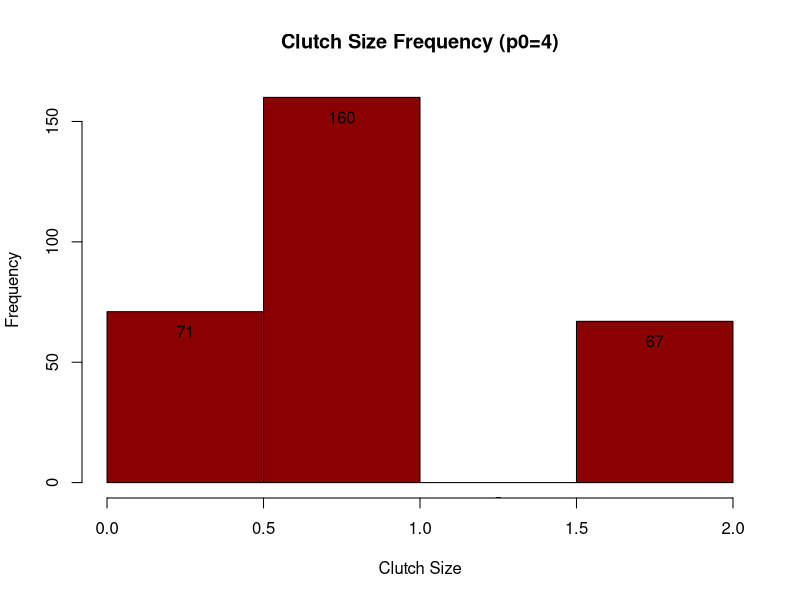
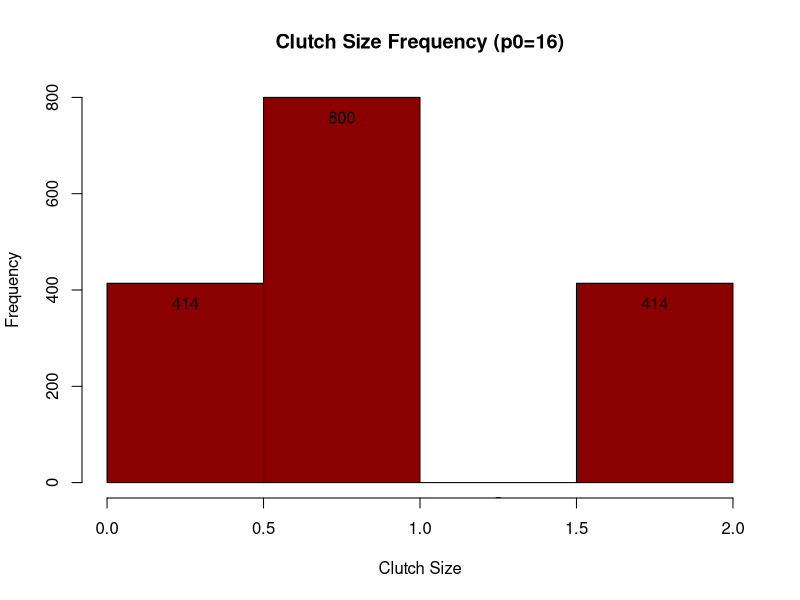
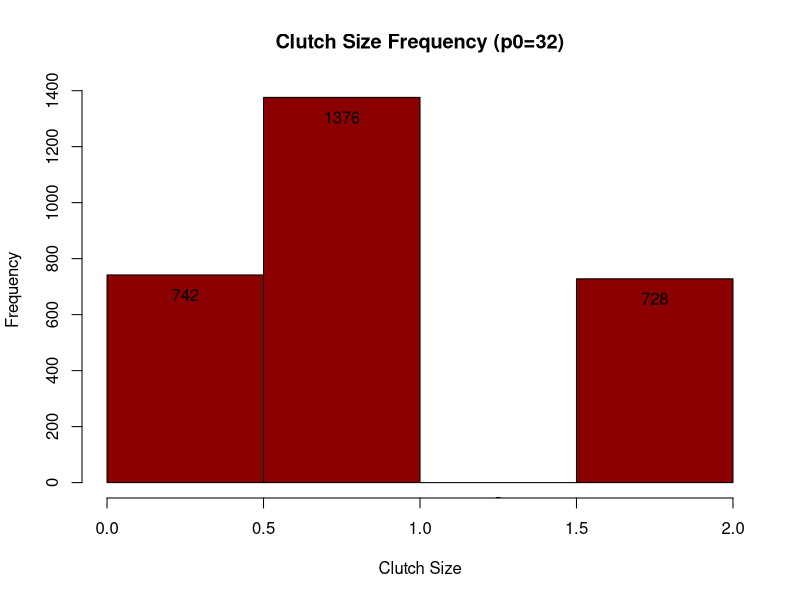
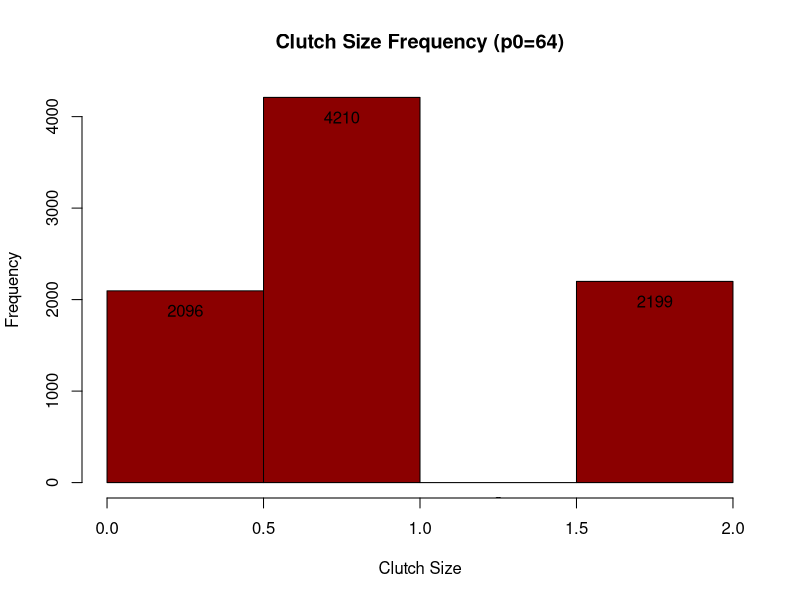
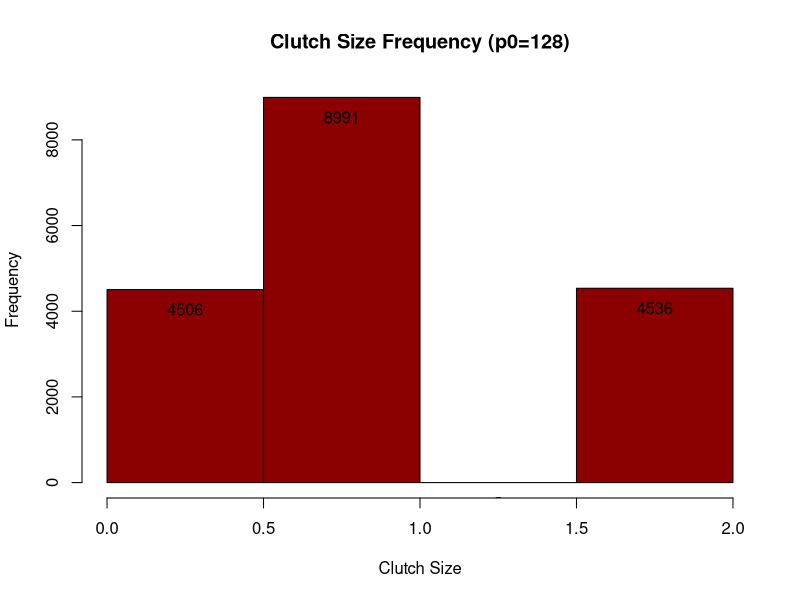
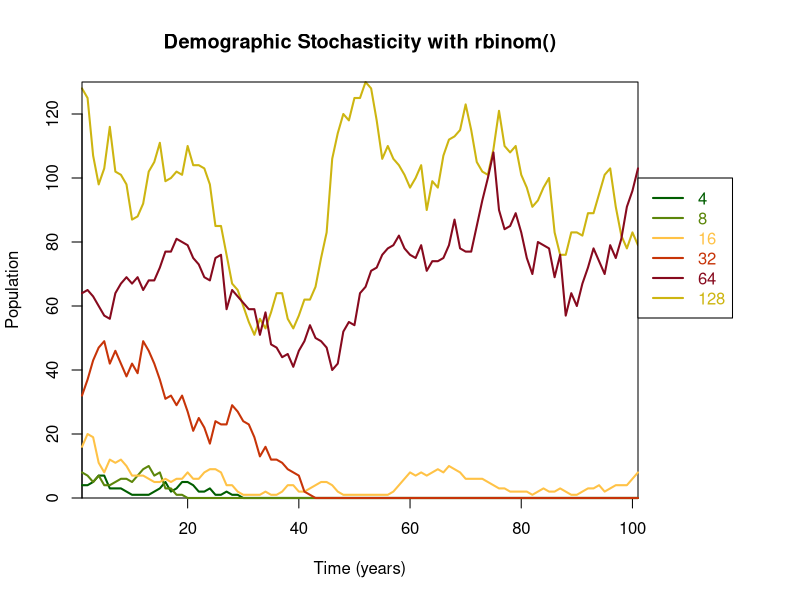
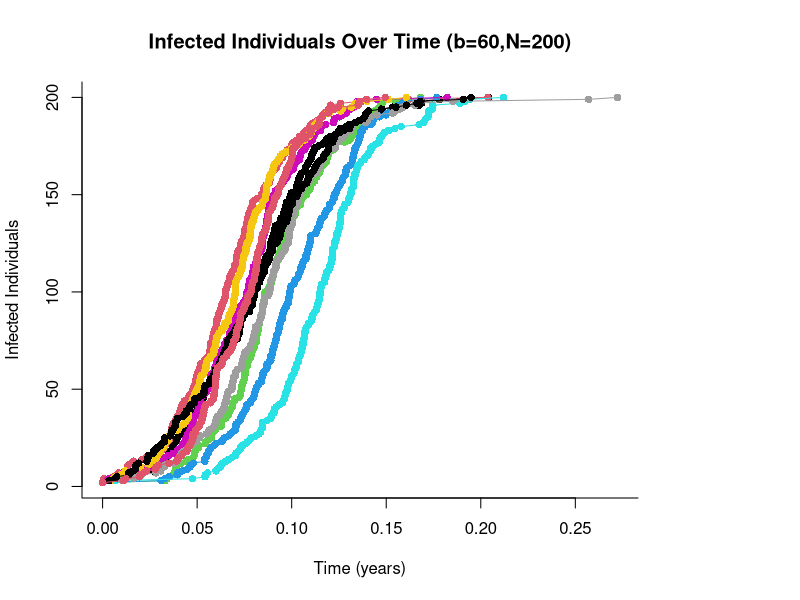
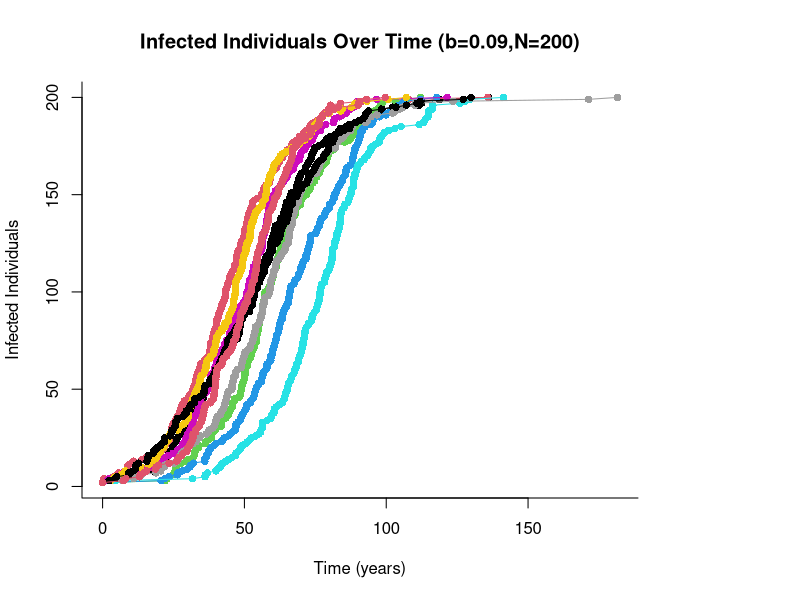

The R source for these figures, in order:
## ---- chunk 1
knitr::opts_chunk$set(tidy.opts=list(width.cutoff=60),tidy=TRUE)
## ---- chunk 2
#Load required packages
library(plyr)
## ---- chunk 3
clutch <- c() #empty list for clutches
dem.stochc <- function(p0,p1,n0,times){
  n=n0
  for (i in 1:times){
    new_n = 0
    if (n[i]==0){
      n <- c(n, new_n)
    }else{
      for (j in 1:n[i]){
        luck = runif(1)
        if (luck < p0){
          new_n = new_n
          clutch <<- append(clutch, 0) #add to list
        }else{
          if (luck < p0 + p1){
            new_n = new_n + 1
            clutch <<- append(clutch, 1) #add to list
          }else{
            new_n = new_n + 2
            clutch <<- append(clutch, 2)} #add to list
        }
      }      
      n <- c(n, new_n)
    }
  }
  return(n)
}

clutch <- c()
set.seed(1)
p4 <- dem.stochc(0.25,0.5,4,100)
h4 <- hist(clutch, breaks=3, xlab="Clutch Size",
           main="Clutch Size Frequency (p0=4)", col="red4")
text(h4$mids,h4$counts,labels=h4$counts, adj=c(0.5,2))

clutch <- c()
set.seed(1)
p16 <- dem.stochc(0.25,0.5,16,100)
h16 <- hist(clutch, breaks=3, xlab="Clutch Size",
            main="Clutch Size Frequency (p0=16)", col="red4")
text(h16$mids,h16$counts,labels=h16$counts, adj=c(0.5,2))

clutch <- c()
set.seed(1)
p32 <- dem.stochc(0.25,0.5,32,100)
h32 <- hist(clutch, breaks=3, xlab="Clutch Size",
            main="Clutch Size Frequency (p0=32)", col="red4")
text(h32$mids,h32$counts,labels=h32$counts, adj=c(0.5,2))

clutch <- c()
set.seed(1)
p64 <- dem.stochc(0.25,0.5,64,100)
h64 <- hist(clutch, breaks=3, xlab="Clutch Size",
            main="Clutch Size Frequency (p0=64)", col="red4")
text(h64$mids,h64$counts,labels=h64$counts, adj=c(0.5,2))

clutch <- c()
set.seed(1)
p128 <- dem.stochc(0.25,0.5,128,100)
h128 <- hist(clutch, breaks=3, xlab="Clutch Size",
             main="Clutch Size Frequency (p0=128)", col="red4")
text(h128$mids,h128$counts,labels=h128$counts, adj=c(0.5,2))
## ---- chunk 4
dem.stoch <- function(n0,times){
  n=n0
  for (i in 1:times){
    new_n = 0
    if (n[i] == 0){
      n <- c(n, new_n)
    }else{
      for (j in 1:n[i]){
        luck = rbinom(n=1,size=1,p=0.5) #1 or 0/2 offspring
        if (luck == 1){
          new_n = new_n + 1
        }else{
          nluck = rbinom(n=1,size=1,p=0.5) #0 or 2 offsrping
          if (nluck == 0){
            new_n = new_n + 0
          }else{
            new_n = new_n + 2
          }
        }
      }     
      n <- c(n, new_n)
    }
  }
  return(n)
}

set.seed(1)
par(xpd=T, mar=par()$mar+c(0,0,0,6))
n0.128<-dem.stoch(128,100)
plot(n0.128,ylim=c(0,max(n0.128)),type="l",
     ylab="Population",xlab="Time (years)",main="Demographic Stochasticity with rbinom()",
     lwd=2,col="#CDB511",xaxs="i",yaxs="i")
lines(dem.stoch(4,100),ylab="population",xlab="time",lwd=2,col="#005D00")
lines(dem.stoch(8,100),ylab="population",xlab="time",lwd=2,col="#5C860A")
lines(dem.stoch(16,100),ylab="population",xlab="time",lwd=2,col="#FFC246")
lines(dem.stoch(32,100),ylab="population",xlab="time",lwd=2,col="#C73408")
lines(dem.stoch(64,100),ylab="population",xlab="time",lwd=2,col="#870A1E")
legend(legend=c("4","8","16","32","64","128"),
       text.col=c("#005D00","#5C860A","#FFC246","#C73408","#870A1E","#CDB511"),
       lty=1,col=c("#005D00","#5C860A","#FFC246","#C73408","#870A1E","#CDB511"),
       lwd=2,x=101,y=100)
## ---- chunk 5
SI.simul <- function (x, params, nstep) {
  ## set up an array to store results
  output <- array(dim=c(nstep+1,3))       
  ## name the variables in the array
  colnames(output) <- c("time","X","Y")   
  output[1,] <- x # initial condition
  ## iterate the model for nstep events
  for (k in 1:nstep) {
    ## update x and store result
    output[k+1,] <- x <- SI.onestep(x,params) 
  }
  as.data.frame(output)
}

SI.onestep <- function (x, params) {     
  ## the second element of x is number of susceptibles X
  X <- x[2]
  ## the third element of x is number of infecteds Y
  Y <- x[3]                             
  event.rate <- params["beta"]*X*Y/(X+Y)
  ## how much time do we wait for this event?
  tau <- rexp(n=1,rate=event.rate) 
  c(tau=x[1]+tau,X=X-1,Y=Y+1)
}

set.seed(38499583)    # make results repeatable
nsims <- 10           # number of simulations to run
pop.size <- 200       # size of the population #CHANGING THIS PARAMETER
Y0 <- 2               # initial number infected
nstep <- pop.size-Y0  # run until everyone infected
xstart <- c(time=0,X=(pop.size-Y0),Y=Y0)  # initial conditions
params <- c(beta=60,gamma=365/13)         # parameters (R0=2.1) #CHANGING BETA PARAMETER
simdat <- vector(mode='list',length=nsims) # to store simulated data
for (k in 1:nsims) {
  simdat[[k]] <- SI.simul(xstart,params,nstep)
}

trange <- range(sapply(simdat,function(x)range(x$time)))
yrange <- range(sapply(simdat,function(x)range(x$Y)))

plot(trange,yrange,type='n',bty='l',
     xlab='Time (years)',ylab="Infected Individuals",
     main="Infected Individuals Over Time (b=60,N=200)")
for (k in 1:nsims)
  lines(Y~time,data=simdat[[k]],col=k,type='o',pch=16)
## ---- chunk 6
#beta = 0.09
set.seed(38499583)    # make results repeatable
nsims <- 10           # number of simulations to run
pop.size <- 200       # size of the population
Y0 <- 2               # initial number infected
nstep <- pop.size-Y0  # run until everyone infected
xstart <- c(time=0,X=(pop.size-Y0),Y=Y0)  # initial conditions
params <- c(beta=0.09,gamma=365/13)         # parameters (R0=2.1)
simdat <- vector(mode='list',length=nsims) # to store simulated data
for (k in 1:nsims) {
  simdat[[k]] <- SI.simul(xstart,params,nstep)
}

trange <- range(sapply(simdat,function(x)range(x$time)))
yrange <- range(sapply(simdat,function(x)range(x$Y)))

plot(trange,yrange,type='n',bty='l',
     xlab='Time (years)',ylab="Infected Individuals",
     main="Infected Individuals Over Time (b=0.09,N=200)")
for (k in 1:nsims)
  lines(Y~time,data=simdat[[k]],col=k,type='o',pch=16)

#beta = 0.4
set.seed(38499583)    # make results repeatable
nsims <- 10           # number of simulations to run
pop.size <- 200       # size of the population
Y0 <- 2               # initial number infected
nstep <- pop.size-Y0  # run until everyone infected
xstart <- c(time=0,X=(pop.size-Y0),Y=Y0)  # initial conditions
params <- c(beta=0.4,gamma=365/13)         # parameters (R0=2.1)
simdat <- vector(mode='list',length=nsims) # to store simulated data
for (k in 1:nsims) {
  simdat[[k]] <- SI.simul(xstart,params,nstep)
}

trange <- range(sapply(simdat,function(x)range(x$time)))
yrange <- range(sapply(simdat,function(x)range(x$Y)))

plot(trange,yrange,type='n',bty='l',
     xlab='Time (years)',ylab="Infected Individuals",
     main="Infected Individuals Over Time (b=0.4,N=200)")
for (k in 1:nsims)
  lines(Y~time,data=simdat[[k]],col=k,type='o',pch=16)

#beta = 0.64
set.seed(38499583)    # make results repeatable
nsims <- 10           # number of simulations to run
pop.size <- 200       # size of the population
Y0 <- 2               # initial number infected
nstep <- pop.size-Y0  # run until everyone infected
xstart <- c(time=0,X=(pop.size-Y0),Y=Y0)  # initial conditions
params <- c(beta=0.64,gamma=365/13)         # parameters (R0=2.1)
simdat <- vector(mode='list',length=nsims) # to store simulated data
for (k in 1:nsims) {
  simdat[[k]] <- SI.simul(xstart,params,nstep)
}

trange <- range(sapply(simdat,function(x)range(x$time)))
yrange <- range(sapply(simdat,function(x)range(x$Y)))

plot(trange,yrange,type='n',bty='l',
     xlab='Time (years)',ylab="Infected Individuals",
     main="Infected Individuals Over Time (b=0.64,N=200)")
for (k in 1:nsims)
  lines(Y~time,data=simdat[[k]],col=k,type='o',pch=16)
## ---- chunk 7
#pop.size = 100
set.seed(38499583)    # make results repeatable
nsims <- 10           # number of simulations to run
pop.size <- 100       # size of the population
Y0 <- 2               # initial number infected
nstep <- pop.size-Y0  # run until everyone infected
xstart <- c(time=0,X=(pop.size-Y0),Y=Y0)  # initial conditions
params <- c(beta=0.4,gamma=365/13)         # parameters (R0=2.1)
simdat <- vector(mode='list',length=nsims) # to store simulated data
for (k in 1:nsims) {
  simdat[[k]] <- SI.simul(xstart,params,nstep)
}

trange <- range(sapply(simdat,function(x)range(x$time)))
yrange <- range(sapply(simdat,function(x)range(x$Y)))

plot(trange,yrange,type='n',bty='l',
     xlab='Time (years)',ylab="Infected Individuals",
     main="Infected Individuals Over Time (b=0.4,N=100)")
for (k in 1:nsims)
  lines(Y~time,data=simdat[[k]],col=k,type='o',pch=16)

#pop.size = 1000
set.seed(38499583)    # make results repeatable
nsims <- 10           # number of simulations to run
pop.size <- 1000      # size of the population
Y0 <- 2               # initial number infected
nstep <- pop.size-Y0  # run until everyone infected
xstart <- c(time=0,X=(pop.size-Y0),Y=Y0)  # initial conditions
params <- c(beta=0.4,gamma=365/13)         # parameters (R0=2.1)
simdat <- vector(mode='list',length=nsims) # to store simulated data
for (k in 1:nsims) {
  simdat[[k]] <- SI.simul(xstart,params,nstep)
}

trange <- range(sapply(simdat,function(x)range(x$time)))
yrange <- range(sapply(simdat,function(x)range(x$Y)))

plot(trange,yrange,type='n',bty='l',
     xlab='Time (years)',ylab="Infected Individuals",
     main="Infected Individuals Over Time (b=0.4,N=1000)")
for (k in 1:nsims)
  lines(Y~time,data=simdat[[k]],col=k,type='o',pch=16)

#pop.size = 4000
set.seed(38499583)    # make results repeatable
nsims <- 10           # number of simulations to run
pop.size <- 4000      # size of the population
Y0 <- 2               # initial number infected
nstep <- pop.size-Y0  # run until everyone infected
xstart <- c(time=0,X=(pop.size-Y0),Y=Y0)  # initial conditions
params <- c(beta=0.4,gamma=365/13)         # parameters (R0=2.1)
simdat <- vector(mode='list',length=nsims) # to store simulated data
for (k in 1:nsims) {
  simdat[[k]] <- SI.simul(xstart,params,nstep)
}

trange <- range(sapply(simdat,function(x)range(x$time)))
yrange <- range(sapply(simdat,function(x)range(x$Y)))

plot(trange,yrange,type='n',bty='l',
     xlab='Time (years)',ylab="Infected Individuals",
     main="Infected Individuals Over Time (b=0.4,N=4000)")
for (k in 1:nsims)
  lines(Y~time,data=simdat[[k]],col=k,type='o',pch=16)
## ---- chunk 8
#beta = 0.64
#pop.size = 100
set.seed(38499583)    # make results repeatable
nsims <- 10           # number of simulations to run
pop.size <- 100       # size of the population
Y0 <- 2               # initial number infected
nstep <- pop.size-Y0  # run until everyone infected
xstart <- c(time=0,X=(pop.size-Y0),Y=Y0)  # initial conditions
params <- c(beta=0.64,gamma=365/13)         # parameters (R0=2.1)
simdat <- vector(mode='list',length=nsims) # to store simulated data
for (k in 1:nsims) {
  simdat[[k]] <- SI.simul(xstart,params,nstep)
}

trange <- range(sapply(simdat,function(x)range(x$time)))
yrange <- range(sapply(simdat,function(x)range(x$Y)))

plot(trange,yrange,type='n',bty='l',
     xlab='Time (years)',ylab="Infected Individuals",
     main="Infected Individuals Over Time (b=0.64,N=100)")
for (k in 1:nsims)
  lines(Y~time,data=simdat[[k]],col=k,type='o',pch=16)

#beta = 0.09
#pop.size = 4000
set.seed(38499583)    # make results repeatable
nsims <- 10           # number of simulations to run
pop.size <- 4000      # size of the population
Y0 <- 2               # initial number infected
nstep <- pop.size-Y0  # run until everyone infected
xstart <- c(time=0,X=(pop.size-Y0),Y=Y0)  # initial conditions
params <- c(beta=0.09,gamma=365/13)         # parameters (R0=2.1)
simdat <- vector(mode='list',length=nsims) # to store simulated data
for (k in 1:nsims) {
  simdat[[k]] <- SI.simul(xstart,params,nstep)
}

trange <- range(sapply(simdat,function(x)range(x$time)))
yrange <- range(sapply(simdat,function(x)range(x$Y)))

plot(trange,yrange,type='n',bty='l',
     xlab='Time (years)',ylab="Infected Individuals",
     main="Infected Individuals Over Time (b=0.09,N=4000)")
for (k in 1:nsims)
  lines(Y~time,data=simdat[[k]],col=k,type='o',pch=16)
## ---- chunk 9
SIR.onestep <- function (x, params) {
  X <- x[2] #susceptible
  Y <- x[3] #infected
  Z <- x[4] #recovered
  N <- X+Y+Z
  beta <- params["beta"]
  mu <- params["mu"]
  gamma <- params["gamma"]
  #each individual rate
  rates <- c(
    birth=mu*N,
    infection=beta*X*Y/N,
    recovery=gamma*Y,
    sdeath=mu*X,
    ideath=mu*Y,
    rdeath=mu*Z
  )
  #what changes with each event?
  transitions <- list( 
    birth=c(0,0,0),      #CHANGED TO BE ZERO FOR NO BIRTHS
    infection=c(-1,1,0),
    recovery=c(0,-1,1),
    sdeath=c(0,0,0),     #CHANGED TO BE ZERO FOR NO DEATHS
    ideath=c(0,0,0),     #CHANGED TO BE ZERO FOR NO DEATHS
    rdeath=c(0,0,0)      #CHANGED TO BE ZERO FOR NO DEATHS
  )
  #total event rate
  total.rate <- sum(rates)
  #waiting time
  if (total.rate == 0) 
    tau <- Inf
  else
    tau <- rexp(n=1,rate=total.rate)
  #which event occurs?
  event <- sample.int(n=6,size=1,prob=rates/total.rate)
  x+c(tau,transitions[[event]])
}
SIR.simul <- function (x, params, maxstep = 10000) {
  output <- array(dim=c(maxstep+1,4))
  colnames(output) <- names(x)
  output[1,] <- x
  k <- 1
  #loop until either k > maxstep or
  #there are no more infectives
  while ((k <= maxstep) && (x["Y"] > 0)) {
    k <- k+1
    output[k,] <- x <- SIR.onestep(x,params)
  }
  as.data.frame(output[1:k,])
}
set.seed(56856583)
nsims <- 10
xstart <- c(time=0,X=392,Y=8,Z=0) #initial conditions
params <- c(mu=0.02,beta=60,gamma=365/13) #parameters

require(plyr)
simdat <- rdply(
  nsims,
  SIR.simul(xstart,params)
)
head(simdat)
plot(Y~time,data=simdat,type='n')
d_ply(simdat,".n",function(x)lines(Y~time,data=x,col=.n))
